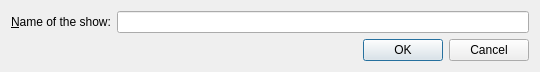
<?xml version="1.0" encoding="UTF-8"?>
<ui version="4.0">
 <class>Dialog</class>
 <widget class="QDialog" name="Dialog">
  <property name="geometry">
   <rect>
    <x>0</x>
    <y>0</y>
    <width>540</width>
    <height>92</height>
   </rect>
  </property>
  <property name="windowTitle">
   <string>Add TV Show</string>
  </property>
  <layout class="QGridLayout" name="gridLayout">
   <property name="sizeConstraint">
    <enum>QLayout::SetMinAndMaxSize</enum>
   </property>
   <item row="0" column="0">
    <layout class="QVBoxLayout" name="verticalLayout">
     <item>
      <layout class="QHBoxLayout" name="horizontalLayout">
       <item>
        <widget class="QLabel" name="label">
         <property name="text">
          <string>&amp;Name of the show:</string>
         </property>
         <property name="buddy">
          <cstring>lineEdit</cstring>
         </property>
        </widget>
       </item>
       <item>
        <widget class="QLineEdit" name="lineEdit"/>
       </item>
      </layout>
     </item>
     <item>
      <widget class="QDialogButtonBox" name="buttonBox">
       <property name="orientation">
        <enum>Qt::Horizontal</enum>
       </property>
       <property name="standardButtons">
        <set>QDialogButtonBox::Cancel|QDialogButtonBox::Ok</set>
       </property>
      </widget>
     </item>
    </layout>
   </item>
  </layout>
 </widget>
 <resources/>
 <connections>
  <connection>
   <sender>buttonBox</sender>
   <signal>accepted()</signal>
   <receiver>Dialog</receiver>
   <slot>accept()</slot>
   <hints>
    <hint type="sourcelabel">
     <x>248</x>
     <y>254</y>
    </hint>
    <hint type="destinationlabel">
     <x>157</x>
     <y>274</y>
    </hint>
   </hints>
  </connection>
  <connection>
   <sender>buttonBox</sender>
   <signal>rejected()</signal>
   <receiver>Dialog</receiver>
   <slot>reject()</slot>
   <hints>
    <hint type="sourcelabel">
     <x>316</x>
     <y>260</y>
    </hint>
    <hint type="destinationlabel">
     <x>286</x>
     <y>274</y>
    </hint>
   </hints>
  </connection>
 </connections>
</ui>
